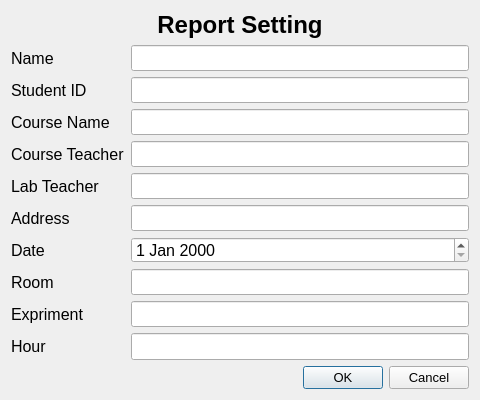
<?xml version="1.0" encoding="UTF-8"?>
<ui version="4.0">
 <class>ReportSetting</class>
 <widget class="QDialog" name="ReportSetting">
  <property name="geometry">
   <rect>
    <x>0</x>
    <y>0</y>
    <width>480</width>
    <height>400</height>
   </rect>
  </property>
  <property name="sizePolicy">
   <sizepolicy hsizetype="Fixed" vsizetype="Fixed">
    <horstretch>0</horstretch>
    <verstretch>0</verstretch>
   </sizepolicy>
  </property>
  <property name="minimumSize">
   <size>
    <width>480</width>
    <height>400</height>
   </size>
  </property>
  <property name="maximumSize">
   <size>
    <width>480</width>
    <height>400</height>
   </size>
  </property>
  <property name="font">
   <font>
    <family>Arial</family>
    <pointsize>12</pointsize>
   </font>
  </property>
  <property name="windowTitle">
   <string>Report Setting - labReport</string>
  </property>
  <layout class="QVBoxLayout" name="verticalLayout">
   <item>
    <widget class="QLabel" name="label">
     <property name="sizePolicy">
      <sizepolicy hsizetype="Preferred" vsizetype="Fixed">
       <horstretch>0</horstretch>
       <verstretch>0</verstretch>
      </sizepolicy>
     </property>
     <property name="font">
      <font>
       <family>Arial</family>
       <pointsize>14</pointsize>
       <weight>75</weight>
       <bold>true</bold>
      </font>
     </property>
     <property name="text">
      <string>&lt;html&gt;&lt;head/&gt;&lt;body&gt;&lt;p align=&quot;center&quot;&gt;&lt;span style=&quot; font-size:18pt;&quot;&gt;Report Setting&lt;/span&gt;&lt;/p&gt;&lt;/body&gt;&lt;/html&gt;</string>
     </property>
    </widget>
   </item>
   <item>
    <layout class="QFormLayout" name="formLayout">
     <item row="0" column="0">
      <widget class="QLabel" name="sname_label">
       <property name="font">
        <font>
         <family>Arial</family>
         <pointsize>12</pointsize>
        </font>
       </property>
       <property name="text">
        <string>Name</string>
       </property>
      </widget>
     </item>
     <item row="0" column="1">
      <widget class="QLineEdit" name="sname">
       <property name="font">
        <font>
         <family>Arial</family>
         <pointsize>12</pointsize>
        </font>
       </property>
      </widget>
     </item>
     <item row="1" column="0">
      <widget class="QLabel" name="sid_label">
       <property name="font">
        <font>
         <family>Arial</family>
         <pointsize>12</pointsize>
        </font>
       </property>
       <property name="text">
        <string>Student ID</string>
       </property>
      </widget>
     </item>
     <item row="1" column="1">
      <widget class="QLineEdit" name="sid">
       <property name="font">
        <font>
         <family>Arial</family>
         <pointsize>12</pointsize>
        </font>
       </property>
      </widget>
     </item>
     <item row="2" column="0">
      <widget class="QLabel" name="cname_label">
       <property name="font">
        <font>
         <family>Arial</family>
         <pointsize>12</pointsize>
        </font>
       </property>
       <property name="text">
        <string>Course Name</string>
       </property>
      </widget>
     </item>
     <item row="2" column="1">
      <widget class="QLineEdit" name="cname">
       <property name="font">
        <font>
         <family>Arial</family>
         <pointsize>12</pointsize>
        </font>
       </property>
      </widget>
     </item>
     <item row="3" column="0">
      <widget class="QLabel" name="ctchr_label">
       <property name="font">
        <font>
         <family>Arial</family>
         <pointsize>12</pointsize>
        </font>
       </property>
       <property name="text">
        <string>Course Teacher</string>
       </property>
      </widget>
     </item>
     <item row="3" column="1">
      <widget class="QLineEdit" name="ctchr">
       <property name="font">
        <font>
         <family>Arial</family>
         <pointsize>12</pointsize>
        </font>
       </property>
      </widget>
     </item>
     <item row="4" column="0">
      <widget class="QLabel" name="etchr_label">
       <property name="font">
        <font>
         <family>Arial</family>
         <pointsize>12</pointsize>
        </font>
       </property>
       <property name="text">
        <string>Lab Teacher</string>
       </property>
      </widget>
     </item>
     <item row="4" column="1">
      <widget class="QLineEdit" name="etchr">
       <property name="font">
        <font>
         <family>Arial</family>
         <pointsize>12</pointsize>
        </font>
       </property>
      </widget>
     </item>
     <item row="5" column="0">
      <widget class="QLabel" name="eaddr_label">
       <property name="font">
        <font>
         <family>Arial</family>
         <pointsize>12</pointsize>
        </font>
       </property>
       <property name="text">
        <string>Address</string>
       </property>
      </widget>
     </item>
     <item row="5" column="1">
      <widget class="QLineEdit" name="eaddr">
       <property name="font">
        <font>
         <family>Arial</family>
         <pointsize>12</pointsize>
        </font>
       </property>
      </widget>
     </item>
     <item row="6" column="0">
      <widget class="QLabel" name="edate_label">
       <property name="font">
        <font>
         <family>Arial</family>
         <pointsize>12</pointsize>
        </font>
       </property>
       <property name="text">
        <string>Date</string>
       </property>
      </widget>
     </item>
     <item row="6" column="1">
      <widget class="QDateEdit" name="edate">
       <property name="font">
        <font>
         <family>Arial</family>
         <pointsize>12</pointsize>
        </font>
       </property>
      </widget>
     </item>
     <item row="7" column="0">
      <widget class="QLabel" name="eroom_label">
       <property name="font">
        <font>
         <family>Arial</family>
         <pointsize>12</pointsize>
        </font>
       </property>
       <property name="text">
        <string>Room</string>
       </property>
      </widget>
     </item>
     <item row="7" column="1">
      <widget class="QLineEdit" name="eroom">
       <property name="font">
        <font>
         <family>Arial</family>
         <pointsize>12</pointsize>
        </font>
       </property>
      </widget>
     </item>
     <item row="8" column="0">
      <widget class="QLabel" name="ename_label">
       <property name="font">
        <font>
         <family>Arial</family>
         <pointsize>12</pointsize>
        </font>
       </property>
       <property name="text">
        <string>Expriment</string>
       </property>
      </widget>
     </item>
     <item row="8" column="1">
      <widget class="QLineEdit" name="ename">
       <property name="font">
        <font>
         <family>Arial</family>
         <pointsize>12</pointsize>
        </font>
       </property>
      </widget>
     </item>
     <item row="9" column="0">
      <widget class="QLabel" name="ehour_label">
       <property name="font">
        <font>
         <family>Arial</family>
         <pointsize>12</pointsize>
        </font>
       </property>
       <property name="text">
        <string>Hour</string>
       </property>
      </widget>
     </item>
     <item row="9" column="1">
      <widget class="QLineEdit" name="ehour">
       <property name="font">
        <font>
         <family>Arial</family>
         <pointsize>12</pointsize>
        </font>
       </property>
      </widget>
     </item>
    </layout>
   </item>
   <item>
    <widget class="QDialogButtonBox" name="buttonBox">
     <property name="font">
      <font>
       <family>Arial</family>
       <pointsize>10</pointsize>
      </font>
     </property>
     <property name="orientation">
      <enum>Qt::Horizontal</enum>
     </property>
     <property name="standardButtons">
      <set>QDialogButtonBox::Cancel|QDialogButtonBox::Ok</set>
     </property>
    </widget>
   </item>
  </layout>
 </widget>
 <resources/>
 <connections>
  <connection>
   <sender>buttonBox</sender>
   <signal>accepted()</signal>
   <receiver>ReportSetting</receiver>
   <slot>accept()</slot>
   <hints>
    <hint type="sourcelabel">
     <x>248</x>
     <y>254</y>
    </hint>
    <hint type="destinationlabel">
     <x>157</x>
     <y>274</y>
    </hint>
   </hints>
  </connection>
  <connection>
   <sender>buttonBox</sender>
   <signal>rejected()</signal>
   <receiver>ReportSetting</receiver>
   <slot>reject()</slot>
   <hints>
    <hint type="sourcelabel">
     <x>316</x>
     <y>260</y>
    </hint>
    <hint type="destinationlabel">
     <x>286</x>
     <y>274</y>
    </hint>
   </hints>
  </connection>
 </connections>
</ui>
